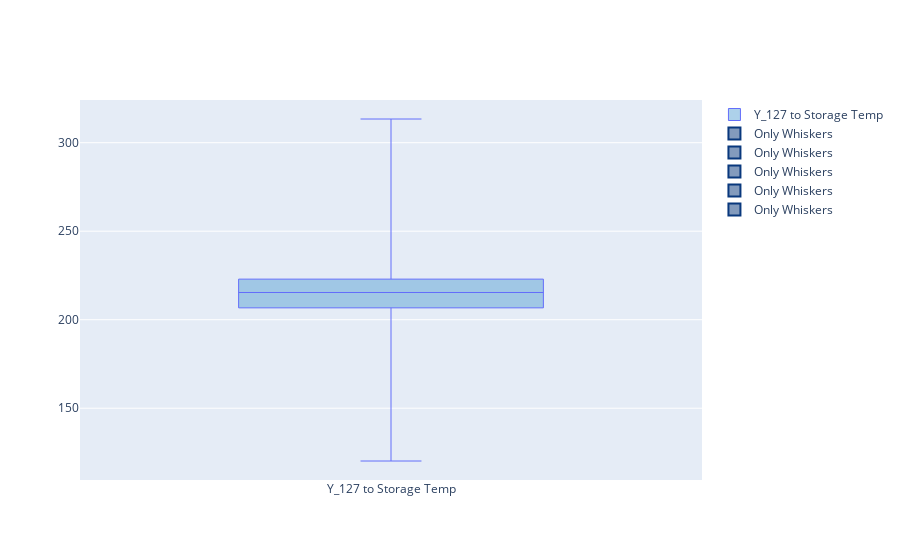

Notebook code for this chart:
### Code cell
import plotly.graph_objects as go
fig.add_trace(go.Box(
    y=[y127ST],
    name="Only Whiskers",
    boxpoints="all", # no data points
    marker_color='rgb(9,56,125)',
    line_color='rgb(9,56,125)'
))

### Figure 1 — Plotly figure (JSON) as saved in the notebook; plotly's stock layout.template omitted (floating-point values rounded to 4 significant figures; data arrays with more than 128 entries replaced by an {"elided": "..."} marker saying what was removed)
{"data": [{"boxpoints": false, "fillcolor": "rgba(93, 164, 214, 0.5)", "jitter": 0.5, "line": {"width": 1}, "marker": {"size": 2}, "name": "Y_127 to Storage Temp", "type": "box", "whiskerwidth": 0.2, "y": {"elided": "3264 float values"}}, {"boxpoints": false, "line": {"color": "rgb(9,56,125)"}, "marker": {"color": "rgb(9,56,125)"}, "name": "Only Whiskers", "type": "box", "y": {"elided": "1x3264 float values"}}, {"boxpoints": "all", "line": {"color": "rgb(9,56,125)"}, "marker": {"color": "rgb(9,56,125)"}, "name": "Only Whiskers", "type": "box", "y": {"elided": "1x3264 float values"}}, {"boxpoints": "all", "line": {"color": "rgb(9,56,125)"}, "marker": {"color": "rgb(9,56,125)"}, "name": "Only Whiskers", "type": "box", "y": {"elided": "1x3264 float values"}}, {"boxpoints": "all", "line": {"color": "rgb(9,56,125)"}, "marker": {"color": "rgb(9,56,125)"}, "name": "Only Whiskers", "type": "box", "y": {"elided": "1x3264 float values"}}, {"boxpoints": "all", "line": {"color": "rgb(9,56,125)"}, "marker": {"color": "rgb(9,56,125)"}, "name": "Only Whiskers", "type": "box", "y": {"elided": "1x3264 float values"}}], "layout": {}}
